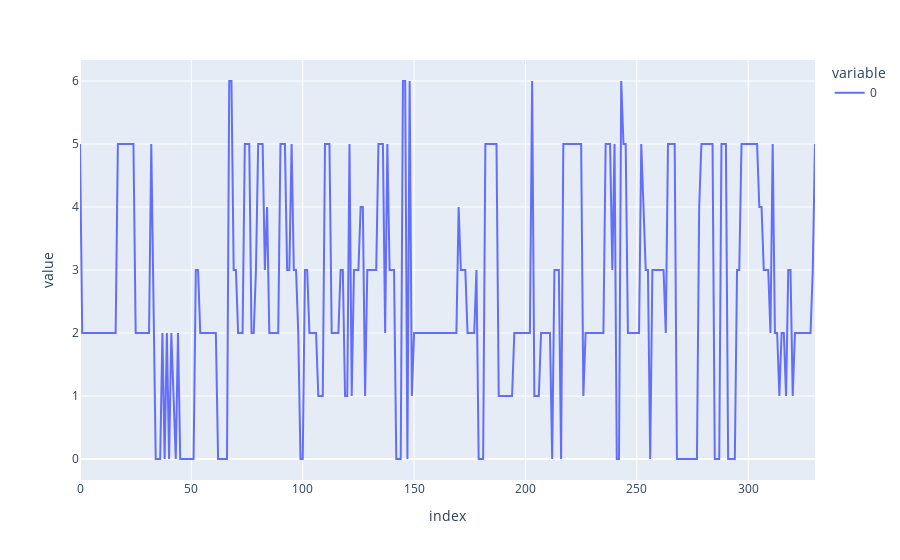
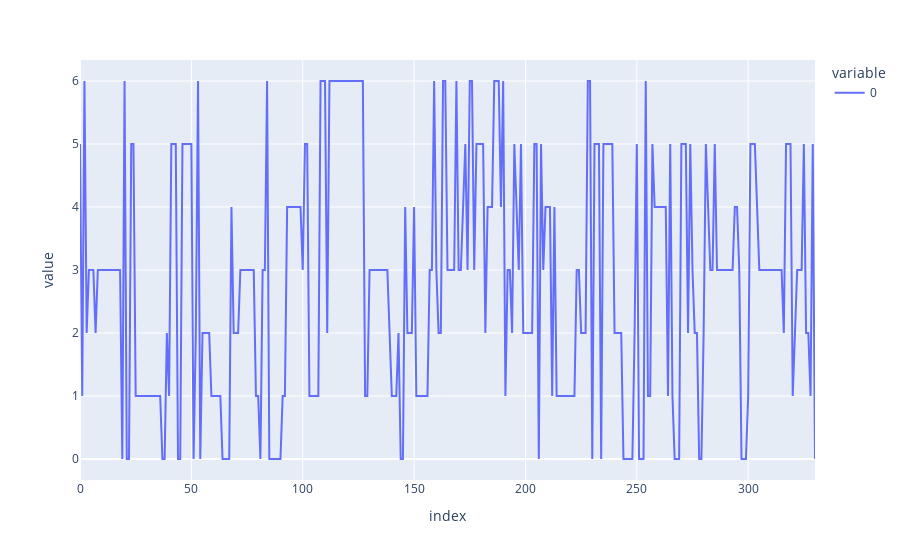
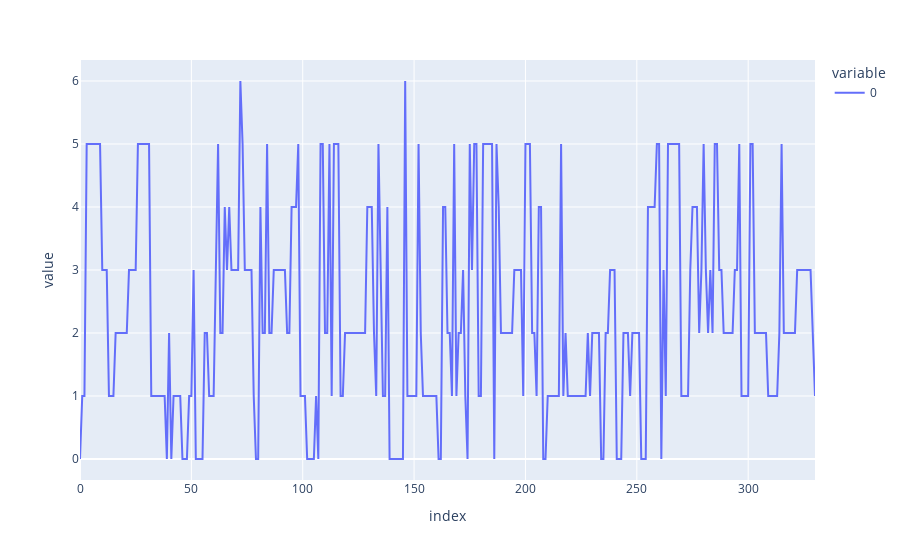
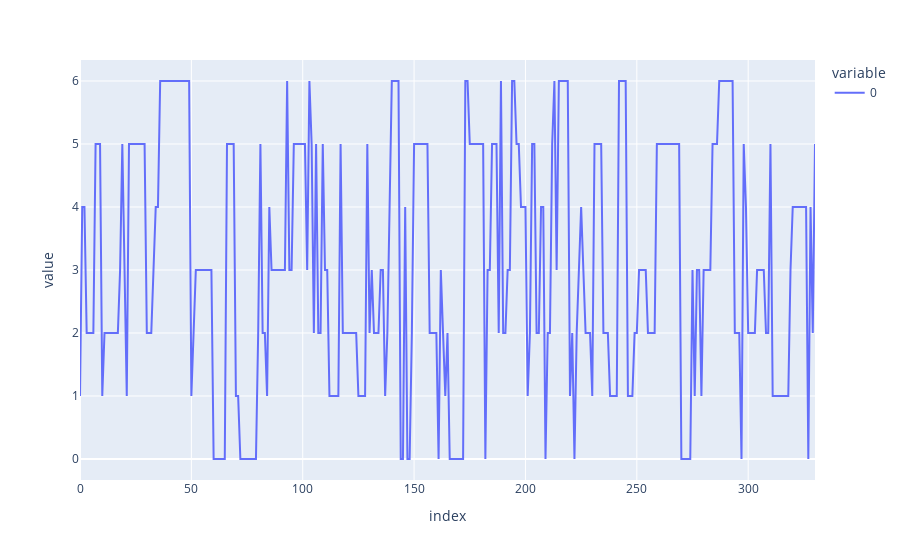

The code cell stored with these charts, in order, in its notebook:
### Code cell
import plotly.express as px
for i in range(5):
    fig = px.line(states[(i*330):(i*330+331)])
    fig.show()

### Figure 1 — Plotly figure (JSON) as saved in the notebook; plotly's stock layout.template omitted (floating-point values rounded to 4 significant figures; data arrays with more than 128 entries replaced by an {"elided": "..."} marker saying what was removed)
{"data": [{"hovertemplate": "variable=0<br>index=%{x}<br>value=%{y}<extra></extra>", "legendgroup": "0", "line": {"color": "#636efa", "dash": "solid"}, "marker": {"symbol": "circle"}, "mode": "lines", "name": "0", "orientation": "v", "showlegend": true, "type": "scatter", "x": {"elided": "331 int values"}, "xaxis": "x", "y": {"elided": "331 int values"}, "yaxis": "y"}], "layout": {"legend": {"title": {"text": "variable"}, "tracegroupgap": 0}, "margin": {"t": 60}, "xaxis": {"anchor": "y", "domain": [0, 1], "title": {"text": "index"}}, "yaxis": {"anchor": "x", "domain": [0, 1], "title": {"text": "value"}}}}

### Figure 2 — Plotly figure (JSON) as saved in the notebook; plotly's stock layout.template omitted (floating-point values rounded to 4 significant figures; data arrays with more than 128 entries replaced by an {"elided": "..."} marker saying what was removed)
{"data": [{"hovertemplate": "variable=0<br>index=%{x}<br>value=%{y}<extra></extra>", "legendgroup": "0", "line": {"color": "#636efa", "dash": "solid"}, "marker": {"symbol": "circle"}, "mode": "lines", "name": "0", "orientation": "v", "showlegend": true, "type": "scatter", "x": {"elided": "331 int values"}, "xaxis": "x", "y": {"elided": "331 int values"}, "yaxis": "y"}], "layout": {"legend": {"title": {"text": "variable"}, "tracegroupgap": 0}, "margin": {"t": 60}, "xaxis": {"anchor": "y", "domain": [0, 1], "title": {"text": "index"}}, "yaxis": {"anchor": "x", "domain": [0, 1], "title": {"text": "value"}}}}

### Figure 3 — Plotly figure (JSON) as saved in the notebook; plotly's stock layout.template omitted (floating-point values rounded to 4 significant figures; data arrays with more than 128 entries replaced by an {"elided": "..."} marker saying what was removed)
{"data": [{"hovertemplate": "variable=0<br>index=%{x}<br>value=%{y}<extra></extra>", "legendgroup": "0", "line": {"color": "#636efa", "dash": "solid"}, "marker": {"symbol": "circle"}, "mode": "lines", "name": "0", "orientation": "v", "showlegend": true, "type": "scatter", "x": {"elided": "331 int values"}, "xaxis": "x", "y": {"elided": "331 int values"}, "yaxis": "y"}], "layout": {"legend": {"title": {"text": "variable"}, "tracegroupgap": 0}, "margin": {"t": 60}, "xaxis": {"anchor": "y", "domain": [0, 1], "title": {"text": "index"}}, "yaxis": {"anchor": "x", "domain": [0, 1], "title": {"text": "value"}}}}

### Figure 4 — Plotly figure (JSON) as saved in the notebook; plotly's stock layout.template omitted (floating-point values rounded to 4 significant figures; data arrays with more than 128 entries replaced by an {"elided": "..."} marker saying what was removed)
{"data": [{"hovertemplate": "variable=0<br>index=%{x}<br>value=%{y}<extra></extra>", "legendgroup": "0", "line": {"color": "#636efa", "dash": "solid"}, "marker": {"symbol": "circle"}, "mode": "lines", "name": "0", "orientation": "v", "showlegend": true, "type": "scatter", "x": {"elided": "331 int values"}, "xaxis": "x", "y": {"elided": "331 int values"}, "yaxis": "y"}], "layout": {"legend": {"title": {"text": "variable"}, "tracegroupgap": 0}, "margin": {"t": 60}, "xaxis": {"anchor": "y", "domain": [0, 1], "title": {"text": "index"}}, "yaxis": {"anchor": "x", "domain": [0, 1], "title": {"text": "value"}}}}
